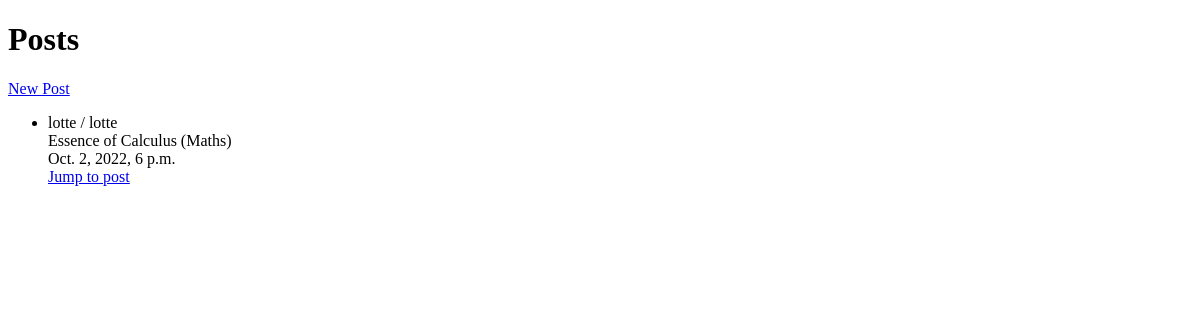
The app's page /posts/, older data.
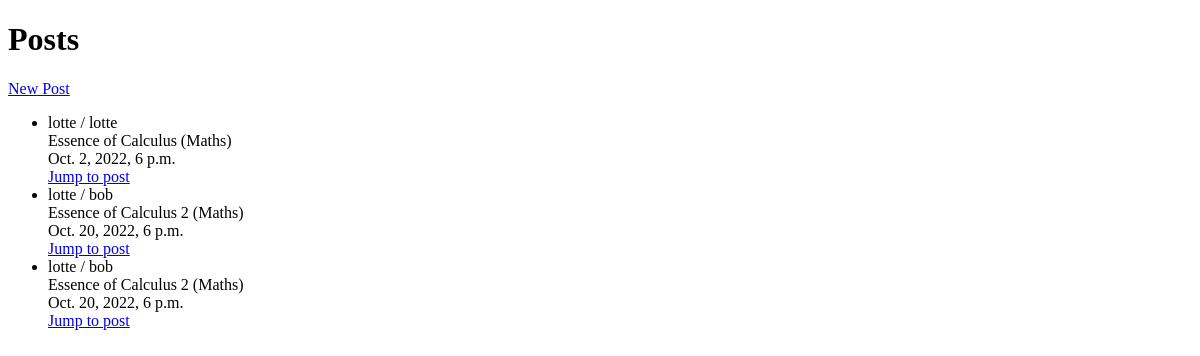
The same page, newer data.
### posts/models.py (models this page shows, shortened)
class PostModel(models.Model):
    teacher = models.ForeignKey(User, on_delete=models.CASCADE, related_name="Teacher")
    student = models.ForeignKey(User, on_delete=models.CASCADE, related_name="Student")
    lesson_type = models.CharField(max_length=255)
    lesson_name = models.CharField(max_length=255)
    lesson_time = models.DateTimeField()
    payment_status = models.BooleanField(default=False)
    payment_due_to = models.DateField()

### posts/views.py (the view)
# urls.py: path("", views.PostsView.as_view(), name="PostsView"),
class PostsView(ListView):
    model = PostModel
    template_name = "view_posts.html"

### posts/templates/view_posts.html
<!DOCTYPE html>
<head> </head>
<body>
    <h1>Posts</h1>
    <a href="{% url 'AddPostView' %}">New Post</a>
    <ul>
        {% for post in object_list %}
            <li>
            {{ post.teacher }} / {{ post.student }}<br />
            {{ post.lesson_name }} ({{ post.lesson_type }})<br />
            {{ post.lesson_time }}<br />
            <a href="{% url 'DetailedPostView' post.pk %}">Jump to post</a>
            </li>
        {% endfor %}
    </ul>
</body>

Row changes from the older to the newer data that the page shows:
added PostModel: teacher "lotte", student "bob", lesson_name "Essence of Calculus 2", lesson_type "Maths", lesson_time "Oct. 20, 2022, 6 p.m."
added PostModel: teacher "lotte", student "bob", lesson_name "Essence of Calculus 2", lesson_type "Maths", lesson_time "Oct. 20, 2022, 6 p.m."
